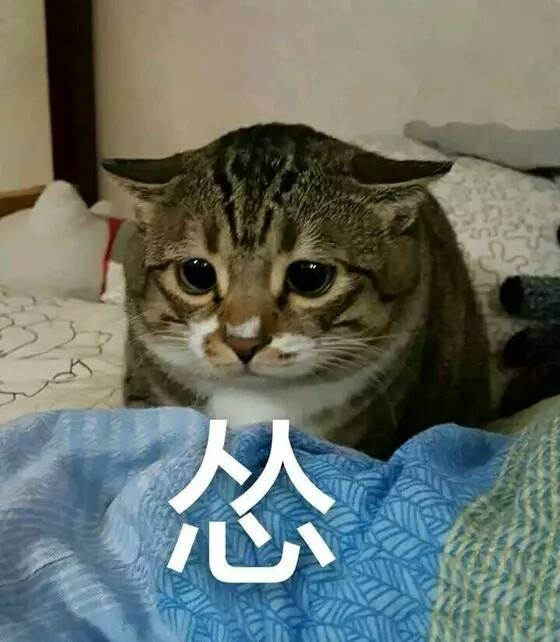
//> input picture 1.jpg, 560 x 642 px
$ ./main   (built with g++ and OpenCV 4)
//> lines starting //> are read from the running program, lines starting //| are printed output that depends on the picture; after the words box and inside, x2 and y2 are one past the last pixel; in counts of white or black regions, pixels touching at a corner belong together
#include "cv.h"
#include "cxcore.h"
#include "highgui.h"
#include<ctime>

using namespace cv;

void cvMedianFilter(const Mat &src, Mat &dst, int n);
uchar  Median(uchar n1, uchar n2, uchar n3,
	uchar n4, uchar n5, uchar n6,
	uchar n7, uchar n8, uchar n9);
void salt(Mat &image, int num);


int main(int argc, char** argv)
{
	//声明IplImage指针
	IplImage* pImg = NULL;
	IplImage* pDealImg = NULL;
	IplImage* pSubImg = NULL;
	Mat mDealImg ;

	pImg = cvLoadImage("F:\\C++code\\OpenCV\\Median_filter(Demo)\\1.jpg", -1);
//> pImg is the input picture: 642 rows x 560 cols, CV_8UC3; mean B, G, R 104.6, 112.3, 104
	int n = pImg->nChannels;
//> n = 3
	pDealImg = cvCreateImage(
		cvGetSize(pImg),   //获得输入图片的大小，并进行创建，也可以使用cvSize（）
		pImg->depth,
		pImg->nChannels
	);
	pSubImg = cvCreateImage(
		cvGetSize(pImg),
		pImg->depth,
		pImg->nChannels
		);

	//图像处理


	//撒盐处理
	Mat Salt_Image =cvarrToMat(pImg);
	salt(Salt_Image, 3000);
//> after the loop in salt, `for (int x = 0; x < num; ++x)`:
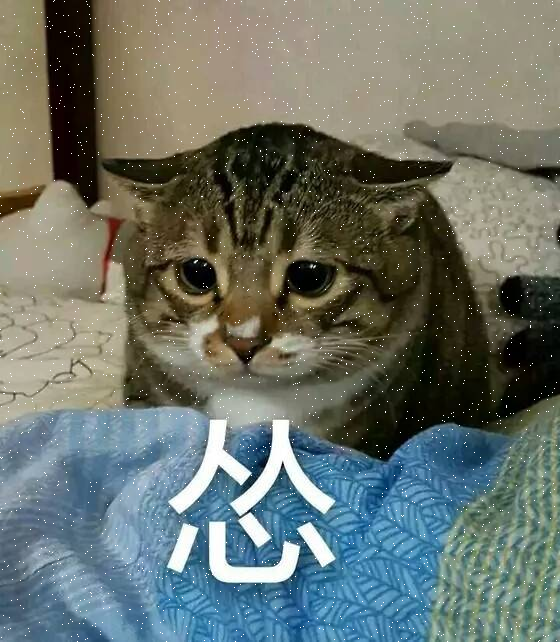
//> image: 642 rows x 560 cols, CV_8UC3; 0.83% of pixels changed, all inside (x1, y1, x2, y2) = (0, 0, 560, 642)
	*pImg = IplImage(Salt_Image);


	//滤波处理
	cvSmooth(pImg, pDealImg, CV_MEDIAN, 3);
// 	Mat mImg = cvarrToMat(pImg);
// 	cvMedianFilter(Salt_Image, mDealImg,n);//传递原图，目标图，通道数
//
// 	*pDealImg = IplImage(mDealImg);

	//图像做差
	cvSub(pImg,pDealImg,pSubImg);
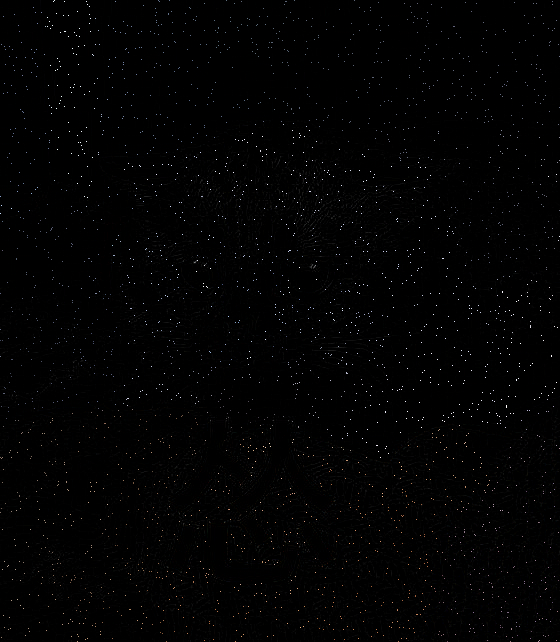
//> pSubImg: 642 rows x 560 cols, CV_8UC3; mean B, G, R 2, 1.9, 2

	//创建窗口
	cvNamedWindow("src", CV_WINDOW_AUTOSIZE);
	cvNamedWindow("deal", CV_WINDOW_AUTOSIZE);
	cvNamedWindow("Sub", CV_WINDOW_AUTOSIZE);


	//显示图像
	cvShowImage("src", pImg);
	cvShowImage("deal", pDealImg);
	cvShowImage("Sub", pSubImg);

	cvWaitKey(0); //等待按键

	//销毁窗口
	cvDestroyWindow("src");
	cvDestroyWindow("deal");
	cvDestroyWindow("Sub");

	//释放图像
	cvReleaseImage(&pImg);
	cvReleaseImage(&pDealImg);
	cvReleaseImage(&pSubImg);


	return 0;
}


// [49 lines left out: functions cvMedianFilter, Median, not called in this run]

void salt(Mat &image, int num) {  //撒盐算法
	if (!image.data) return;//防止传入空图
	int i, j;
	srand(time(NULL));
	for (int x = 0; x < num; ++x) {
		i = rand() % image.rows;
		j = rand() % image.cols;
		image.at<Vec3b>(i, j)[0] = 255;
		image.at<Vec3b>(i, j)[1] = 255;
		image.at<Vec3b>(i, j)[2] = 255;
	}
}
